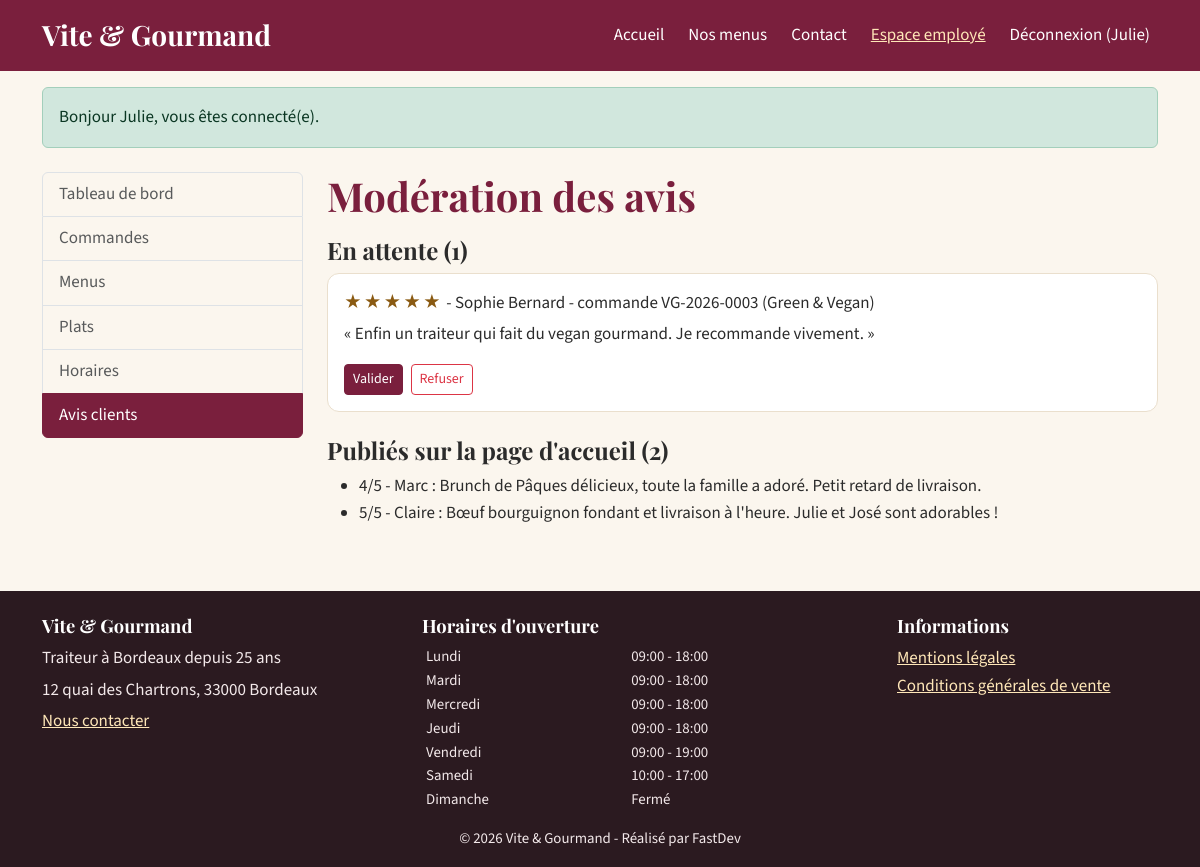
Page /employe/avis (signed in) on the committed database.
### tables this page shows
CREATE TABLE utilisateur (
    utilisateur_id  INT UNSIGNED NOT NULL AUTO_INCREMENT,
    role_id         INT UNSIGNED NOT NULL,
    email           VARCHAR(180) NOT NULL,
    password        VARCHAR(255) NOT NULL COMMENT 'Hash bcrypt/argon2 (password_hash), jamais le mot de passe en clair',
    nom             VARCHAR(80)  NOT NULL,
    prenom          VARCHAR(80)  NOT NULL,
    telephone       VARCHAR(20)  NULL,
    adresse_postale VARCHAR(255) NULL,
    code_postal     CHAR(5)      NULL,
    ville           VARCHAR(100) NULL,
    actif           TINYINT(1)   NOT NULL DEFAULT 1,
    created_at      DATETIME     NOT NULL DEFAULT CURRENT_TIMESTAMP,
    PRIMARY KEY (utilisateur_id),
    UNIQUE KEY uq_utilisateur_email (email),
    CONSTRAINT fk_utilisateur_role FOREIGN KEY (role_id) REFERENCES role (role_id)
);

CREATE TABLE avis (
    avis_id        INT UNSIGNED NOT NULL AUTO_INCREMENT,
    commande_id    INT UNSIGNED NOT NULL,
    utilisateur_id INT UNSIGNED NOT NULL,
    note           TINYINT UNSIGNED NOT NULL,
    commentaire    VARCHAR(1000) NOT NULL,
    statut         ENUM('en_attente','valide','refuse') NOT NULL DEFAULT 'en_attente',
    created_at     DATETIME     NOT NULL DEFAULT CURRENT_TIMESTAMP,
    PRIMARY KEY (avis_id),
    UNIQUE KEY uq_avis_commande (commande_id),
    CONSTRAINT fk_avis_commande    FOREIGN KEY (commande_id)    REFERENCES commande (commande_id) ON DELETE CASCADE,
    CONSTRAINT fk_avis_utilisateur FOREIGN KEY (utilisateur_id) REFERENCES utilisateur (utilisateur_id) ON DELETE CASCADE,
    CONSTRAINT chk_avis_note CHECK (note BETWEEN 1 AND 5)
);

CREATE TABLE commande (
    commande_id            INT UNSIGNED  NOT NULL AUTO_INCREMENT,
    numero_commande        VARCHAR(20)   NOT NULL,
    utilisateur_id         INT UNSIGNED  NOT NULL,
    menu_id                INT UNSIGNED  NOT NULL,
    date_commande          DATETIME      NOT NULL DEFAULT CURRENT_TIMESTAMP,
    date_prestation        DATE          NOT NULL,
    heure_livraison        TIME          NOT NULL,
    adresse_prestation     VARCHAR(255)  NOT NULL,
    code_postal_prestation CHAR(5)       NOT NULL,
    ville_prestation       VARCHAR(100)  NOT NULL,
    nombre_personne        INT UNSIGNED  NOT NULL,
    prix_menu              DECIMAL(10,2) NOT NULL COMMENT 'Prix du menu avant remise',
    remise                 DECIMAL(10,2) NOT NULL DEFAULT 0,
    distance_km            DECIMAL(7,2)  NOT NULL DEFAULT 0,
    prix_livraison         DECIMAL(10,2) NOT NULL DEFAULT 0,
    prix_total             DECIMAL(10,2) NOT NULL,
    statut                 ENUM('en_attente','accepte','en_preparation','en_cours_de_livraison','livre',
                                'en_attente_retour_materiel','terminee','annulee') NOT NULL DEFAULT 'en_attente',
    pret_materiel          TINYINT(1)    NOT NULL DEFAULT 0,
    restitution_materiel   TINYINT(1)    NOT NULL DEFAULT 0,
    mode_contact_annulation ENUM('gsm','mail') NULL,
    motif_annulation       VARCHAR(255)  NULL,
    PRIMARY KEY (commande_id),
    UNIQUE KEY uq_commande_numero (numero_commande),
    KEY idx_commande_statut (statut),
    KEY idx_commande_date (date_commande),
    CONSTRAINT fk_commande_utilisateur FOREIGN KEY (utilisateur_id) REFERENCES utilisateur (utilisateur_id),
    CONSTRAINT fk_commande_menu        FOREIGN KEY (menu_id)        REFERENCES menu (menu_id),
    CONSTRAINT chk_commande_personnes  CHECK (nombre_personne >= 1)
);

CREATE TABLE menu (
    menu_id                  INT UNSIGNED  NOT NULL AUTO_INCREMENT,
    titre                    VARCHAR(100)  NOT NULL,
    description              TEXT          NOT NULL,
    theme_id                 INT UNSIGNED  NOT NULL,
    regime_id                INT UNSIGNED  NOT NULL,
    nombre_personne_minimum  INT UNSIGNED  NOT NULL,
    prix_minimum             DECIMAL(10,2) NOT NULL COMMENT 'Prix pour le nombre minimum de personnes',
    conditions               TEXT          NOT NULL,
    quantite_restante        INT UNSIGNED  NOT NULL DEFAULT 0 COMMENT 'Stock : nombre de commandes encore possibles',
    actif                    TINYINT(1)    NOT NULL DEFAULT 1,
    created_at               DATETIME      NOT NULL DEFAULT CURRENT_TIMESTAMP,
    PRIMARY KEY (menu_id),
    KEY idx_menu_prix (prix_minimum),
    CONSTRAINT fk_menu_theme  FOREIGN KEY (theme_id)  REFERENCES theme (theme_id),
    CONSTRAINT fk_menu_regime FOREIGN KEY (regime_id) REFERENCES regime (regime_id),
    CONSTRAINT chk_menu_min   CHECK (nombre_personne_minimum >= 1),
    CONSTRAINT chk_menu_prix  CHECK (prix_minimum >= 0)
);

CREATE TABLE horaire (
    horaire_id      INT UNSIGNED NOT NULL AUTO_INCREMENT,
    jour            VARCHAR(10)  NOT NULL,
    ordre           TINYINT      NOT NULL COMMENT '1 = lundi ... 7 = dimanche',
    heure_ouverture TIME         NULL,
    heure_fermeture TIME         NULL,
    ferme           TINYINT(1)   NOT NULL DEFAULT 0,
    PRIMARY KEY (horaire_id),
    UNIQUE KEY uq_horaire_jour (jour)
);

### views/employee/reviews.php (the view, shortened to what the rows shown need)
<div class="container mt-4">
    <div class="row g-4">
        <div class="col-lg-3"><?php require __DIR__ . '/../partials/staff_nav.php'; ?></div>
        <div class="col-lg-9">
            <h1>Modération des avis</h1>
            <h2 class="h4 mt-3">En attente (<?= count($pending) ?>)</h2>
            <?php foreach ($pending as $r): ?>
                <article class="review-card p-3 mb-3">
                    <p class="mb-1"><span class="stars" aria-label="Note <?= (int) $r['note'] ?> sur 5"><?= str_repeat('★', (int) $r['note']) . str_repeat('☆', 5 - (int) $r['note']) ?></span>
                        - <?= e($r['prenom'] . ' ' . $r['nom']) ?> - commande <?= e($r['numero_commande']) ?> (<?= e($r['menu_titre']) ?>)</p>
                    <p>« <?= e($r['commentaire']) ?> »</p>
                    <form method="post" action="/employe/avis/<?= (int) $r['avis_id'] ?>" class="d-flex gap-2">
                        <button type="submit" name="decision" value="valider" class="btn btn-sm btn-primary">Valider</button>
                        <button type="submit" name="decision" value="refuser" class="btn btn-sm btn-outline-danger">Refuser</button>
                    </form>
                </article>
            <?php endforeach; ?>
            <h2 class="h4 mt-4">Publiés sur la page d'accueil (<?= count($validated) ?>)</h2>
            <ul>
                <?php foreach ($validated as $r): ?>
                    <li><?= (int) $r['note'] ?>/5 - <?= e($r['prenom']) ?> : <?= e($r['commentaire']) ?></li>
                <?php endforeach; ?>
            </ul>
        </div>
    </div>
</div>

### src/Core/Router.php (shortened to what the rows shown need)
<?php
final class Router
{
    private array $routes = [];
    private function add(string $method, string $path, string $handler, array $roles): void
    {
        $this->routes[] = compact('method', 'regex', 'handler', 'roles');
    }
    public function dispatch(string $method, string $uri): void
    {
        $path = rtrim(parse_url($uri, PHP_URL_PATH) ?: '/', '/') ?: '/';
        foreach ($this->routes as $route) {
            if ($route['method'] !== $method || !preg_match($route['regex'], $path, $m)) {
                continue;
            }
            if ($route['roles'] !== []) {
                if (!Auth::check()) {
                    Session::flash('warning', 'Veuillez vous connecter pour accéder à cette page.');
                    Session::set('redirect_after_login', $uri);
                    header('Location: /connexion');
                    return;
                }
            }
            [$class, $action] = explode('@', $route['handler']);
            $params = array_map('intval', array_filter($m, 'is_string', ARRAY_FILTER_USE_KEY));
            (new $fqcn())->$action(...$params);
            return;
        }
    }
}

### views/layout.php (shortened to what the rows shown need)
<?php
$current = parse_url($_SERVER['REQUEST_URI'] ?? '/', PHP_URL_PATH);
$isActive = static fn(string $path): string => ($current === $path || ($path !== '/' && str_starts_with((string) $current, $path))) ? ' active" aria-current="page' : '';
try {
    $schedules = (new \App\Models\Reference())->schedules();
} catch (\Throwable) {
    $schedules = [];
}
$user = Auth::user();
?>
<!doctype html>
<html lang="fr">
<head>
    <link rel="stylesheet" href="/assets/vendor/bootstrap/bootstrap.min.css">
    <link rel="stylesheet" href="/assets/css/style.css">
</head>
<body class="d-flex flex-column min-vh-100">
<header>
    <nav class="navbar navbar-expand-lg navbar-vg" aria-label="Navigation principale">
        <div class="container">
            <a class="navbar-brand fs-3" href="/">Vite &amp; Gourmand</a>
            <div class="collapse navbar-collapse" id="nav">
                <ul class="navbar-nav ms-auto align-items-lg-center gap-lg-2">
                    <li class="nav-item"><a class="nav-link<?= $isActive('/') ?>" href="/">Accueil</a></li>
                    <li class="nav-item"><a class="nav-link<?= $isActive('/menus') ?>" href="/menus">Nos menus</a></li>
                    <li class="nav-item"><a class="nav-link<?= $isActive('/contact') ?>" href="/contact">Contact</a></li>
                    <?php if ($user === null): ?>
                        <li class="nav-item"><a class="nav-link<?= $isActive('/connexion') ?>" href="/connexion">Connexion</a></li>
                        <li class="nav-item"><a class="btn btn-light btn-sm" href="/inscription">Créer un compte</a></li>
                    <?php else: ?>
                        <?php if (Auth::isStaff()): ?>
                            <li class="nav-item"><a class="nav-link<?= $isActive('/employe') ?>" href="/employe">Espace employé</a></li>
                        <?php endif; ?>
                        <li class="nav-item">
                            <form action="/deconnexion" method="post" class="d-inline">
                                <button type="submit" class="btn btn-link nav-link">Déconnexion (<?= e($user['prenom']) ?>)</button>
                            </form>
                        </li>
                    <?php endif; ?>
                </ul>
            </div>
        </div>
    </nav>
</header>
<main id="contenu" class="flex-grow-1" tabindex="-1">
    <?php $flashes = Session::pullFlashes(); if ($flashes): ?>
        <div class="container mt-3" role="status" aria-live="polite">
            <?php foreach ($flashes as $f): ?>
                <div class="alert alert-<?= e($f['type']) ?> mb-2"><?= e($f['message']) ?></div>
            <?php endforeach; ?>
        </div>
    <?php endif; ?>
    <?= $content ?>
</main>
<footer class="footer-vg mt-5 pt-4 pb-3">
    <div class="container">
        <div class="row g-4">
            <div class="col-md-4">
                <h2>Vite &amp; Gourmand</h2>
                <p class="mb-1">Traiteur à Bordeaux depuis 25 ans</p>
                <p class="mb-1">12 quai des Chartrons, 33000 Bordeaux</p>
                <p><a href="/contact">Nous contacter</a></p>
            </div>
            <div class="col-md-5">
                <h2>Horaires d'ouverture</h2>
                <table class="table table-sm table-borderless mb-0 small">
                    <tbody>
                    <?php foreach ($schedules as $h): ?>
                        <tr>
                            <th scope="row" class="fw-normal py-0"><?= e($h['jour']) ?></th>
                            <td class="py-0"><?= $h['ferme'] ? 'Fermé' : e(substr((string) $h['heure_ouverture'], 0, 5) . ' - ' . substr((string) $h['heure_fermeture'], 0, 5)) ?></td>
                        </tr>
                    <?php endforeach; ?>
                    </tbody>
                </table>
            </div>
            <div class="col-md-3">
                <h2>Informations</h2>
                <ul class="list-unstyled">
                    <li><a href="/mentions-legales">Mentions légales</a></li>
                    <li><a href="/cgv">Conditions générales de vente</a></li>
                </ul>
            </div>
        </div>
        <p class="small text-center mt-3 mb-0">&copy; <?= date('Y') ?> Vite &amp; Gourmand - Réalisé par FastDev</p>
    </div>
</footer>
</body>
</html>

### rows in the picture
utilisateur: prenom "Julie"
avis: note "★★★★★", utilisateur.nom "Sophie Bernard", commande.numero_commande "VG-2026-0003", menu.titre "Green & Vegan", commentaire "Enfin un traiteur qui fait du vegan gourmand. Je recommande vivement."
avis: note "4", utilisateur.prenom "Marc", commentaire "Brunch de Pâques délicieux, toute la famille a adoré. Petit retard de livraison."
avis: note "5", utilisateur.prenom "Claire", commentaire "Bœuf bourguignon fondant et livraison à l'heure. Julie et José sont adorables !"
horaire: jour "Lundi", heure_ouverture+heure_fermeture "09:00 - 18:00"
horaire: jour "Mardi", heure_ouverture+heure_fermeture "09:00 - 18:00"
horaire: jour "Mercredi", heure_ouverture+heure_fermeture "09:00 - 18:00"
horaire: jour "Jeudi", heure_ouverture+heure_fermeture "09:00 - 18:00"
horaire: jour "Vendredi", heure_ouverture+heure_fermeture "09:00 - 19:00"
horaire: jour "Samedi", heure_ouverture+heure_fermeture "10:00 - 17:00"
horaire: jour "Dimanche", ferme "Fermé"

### other values in the picture
$f['message'] "Bonjour Julie, vous êtes connecté(e)."
$label "Tableau de bord"
$label "Commandes"
$label "Menus"
$label "Plats"
$label "Horaires"
$label "Avis clients"
